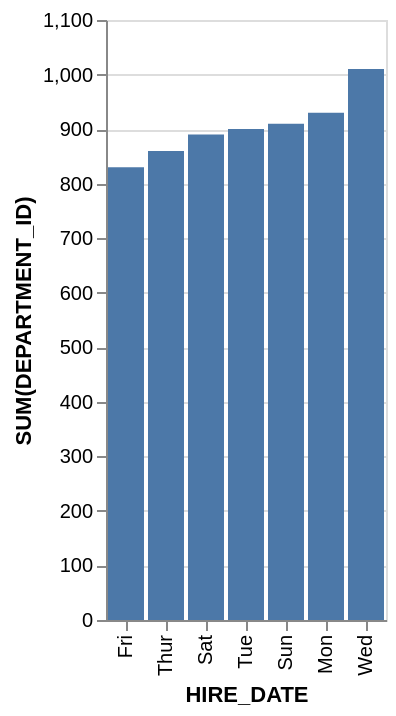

The specification (Vega-Lite) saved for this image:
### Vega-Lite specification from a JSON file in a GitHub repository (floating-point values rounded to 4 significant figures)
{"data": {"values": [{"x_data": "Fri", "y_data": 830}, {"x_data": "Thur", "y_data": 860}, {"x_data": "Sat", "y_data": 890}, {"x_data": "Tue", "y_data": 900}, {"x_data": "Sun", "y_data": 910}, {"x_data": "Mon", "y_data": 930}, {"x_data": "Wed", "y_data": 1010}]}, "mark": "bar", "encoding": {"x": {"field": "x_data", "type": "nominal", "title": "HIRE_DATE", "sort": {"op": "sum", "field": "y_data", "order": "ascending"}}, "y": {"field": "y_data", "type": "quantitative", "title": "SUM(DEPARTMENT_ID)"}}}
